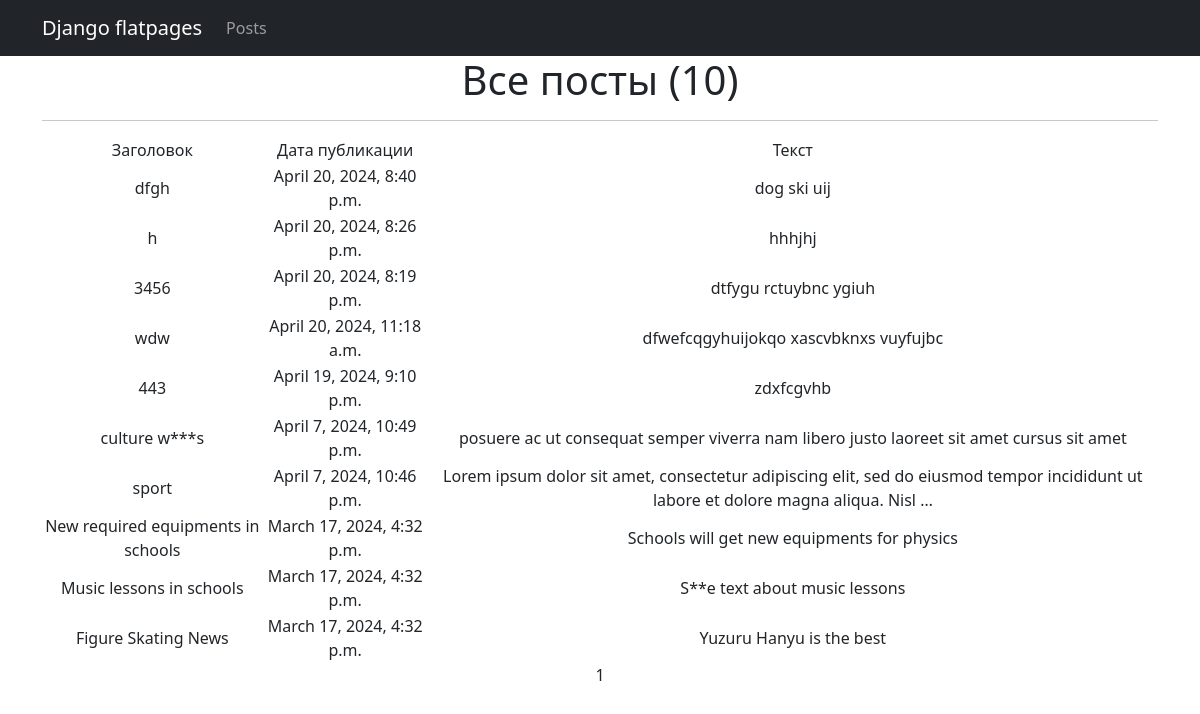
/posts/, run on an earlier commit of the app's database.
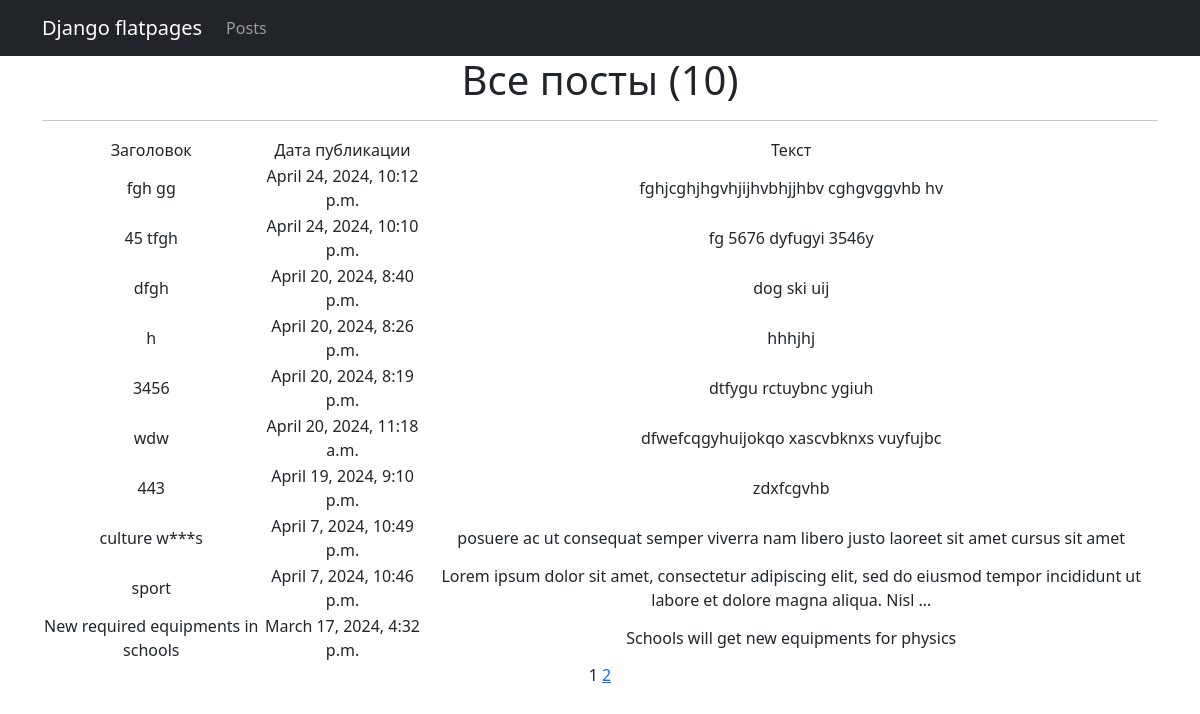
And on a later commit of the database.
### news/models.py (models this page shows, shortened)
class Post(models.Model):
    article = 'A'
    news = 'N'
    POSITIONS = [
        (article, 'Статья'),
        (news, 'Новость')
    ]
    author = models.ForeignKey(Author, on_delete = models.CASCADE)
    type = models.CharField(max_length=1, choices=POSITIONS, default=news)
    date_in = models.DateTimeField(auto_now_add=True)
    category = models.ManyToManyField(Category, through='PostCategory')
    title = models.CharField(max_length=255)
    text = models.TextField()
    rating = models.IntegerField(default=0)

### news/views.py (the view)
# urls.py: path('', PostsList.as_view(), name='posts'),
class PostsList(ListView):
    model = Post
    ordering = '-date_in'
    template_name = 'posts.html'
    context_object_name = 'posts'
    paginate_by = 10
    def get_context_data(self, **kwargs):
        context = super().get_context_data(**kwargs)
        context['-time_now'] = datetime.utcnow()
        context['filterset'] = self.filterset
        return context
    def get_queryset(self, **kwargs):
        queryset = super().get_queryset()
        self.filterset = PostFilter(self.request.GET, queryset)
        return self.filterset.qs

### news/templatetags/post_filters.py (called while the page is built)
@register.filter()
def censor(word):
    for i in BAD_WORDS:
        word = word.replace(i[1:], '*' * (len(i[1:]) - 1) + i[-1])
    return word

### templates/posts.html (shortened to what this page needs)
{% extends 'flatpages/default.html' %}
{% load post_filters %}
{% block content %}
   <h1>Все посты ({{ posts|length }})</h1>
    <hr>
    {% if posts %}
        <table>
            <tr>
                <td>Заголовок</td>
                <td>Дата публикации</td>
                <td>Текст</td>
            </tr>
            {% for post in posts %}
            <tr>
               <td>{{ post.title|censor }}</td>
               <td>{{ post.date_in }}</td>
               <td>{{ post.text|truncatewords:20|censor }}</td>
            </tr>
            {% endfor %}
        </table>
    {% else %}
        <h2>Постов нет!</h2>
    {% endif %}
   {{ page_obj.number }}
   {% if page_obj.has_next %}
       <a href="?page={{ page_obj.next_page_number }}">{{ page_obj.next_page_number }}</a>
   {% endif %}
{% endblock content %}

What changed in the data, as far as the page shows it:
no longer on this page (row unchanged): Post: title|censor "Music lessons in schools", date_in "March 17, 2024, 4:32 p.m.", text|censor "S**e text about music lessons"
no longer on this page (row unchanged): Post: title|censor "Figure Skating News", date_in "March 17, 2024, 4:32 p.m.", text|censor "Yuzuru Hanyu is the best"
added Post: title|censor "fgh gg", date_in "April 24, 2024, 10:12 p.m.", text|censor "fghjcghjhgvhjijhvbhjjhbv cghgvggvhb hv"
added Post: title|censor "45 tfgh", date_in "April 24, 2024, 10:10 p.m.", text|censor "fg 5676 dyfugyi 3546y"
Also different on the page:
{{ page_obj.next_page_number }}: (not shown) → "2"
